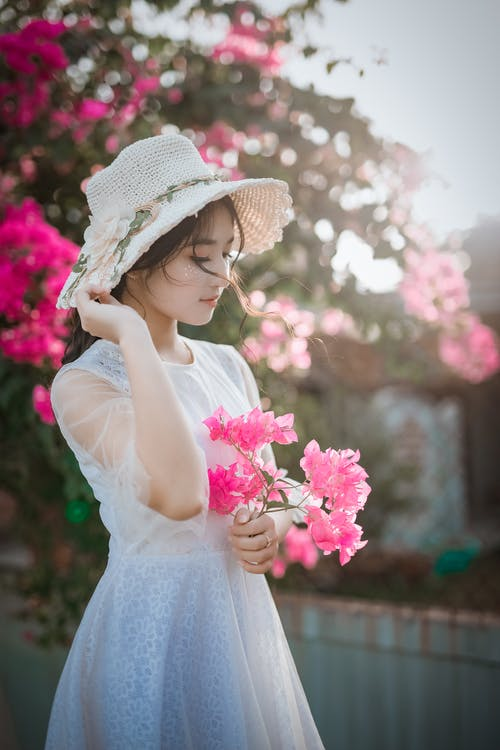
#> input picture imgs/girl.jpeg, 500 x 750 px
$ python convert.py
#> lines starting #> are read from the running program, lines starting #| are printed output that depends on the picture
import cv2

img = cv2.imread('./imgs/girl.jpeg')
#> img is the input picture: shape (750, 500, 3); mean B, G, R 130.2, 128.3, 141.6

# Channels are BGR
img_grey = cv2.cvtColor(img, cv2.COLOR_BGR2GRAY)
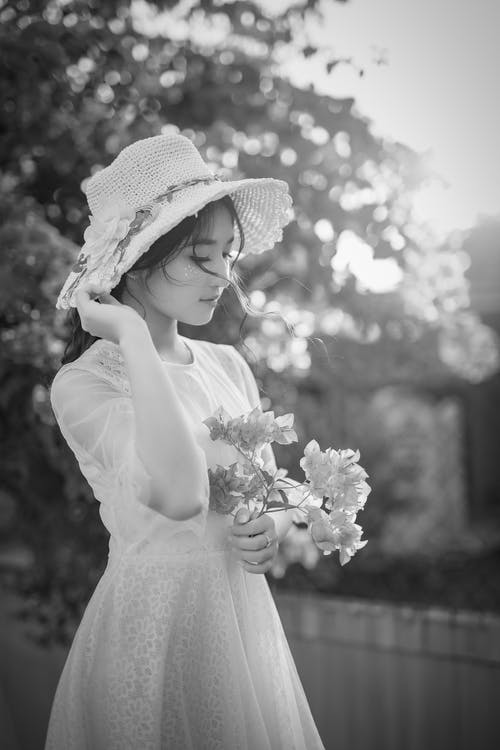
#> img_grey: shape (750, 500); min 2, max 255, mean 132.6
img_blur = cv2.GaussianBlur(img_grey, (7, 7), 0)


cv2.imshow("Grey image", img_blur)
cv2.waitKey(3000)
